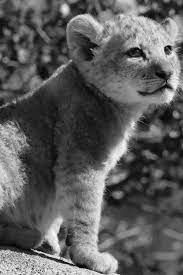
#> input picture visao-computacional/aula02/media-mediana/lion.png, 183 x 275 px
$ python media-py.py
#> lines starting #> are read from the running program, lines starting #| are printed output that depends on the picture
#media-py.py 2024
import cv2
import numpy as np

def mediamov(a):
  b=np.empty(a.shape)
  for l in range(a.shape[0]):
    for c in range(a.shape[1]):
      soma=0
      for l2 in range(-1,2):
        for c2 in range(-1,2):
          l3=l+l2; c3=c+c2;
          if l3<0: l3=-l3;
          if a.shape[0]<=l3: l3=a.shape[0]-(l3-a.shape[0]+2);
          if c3<0: c3=-c3;
          if a.shape[1]<=c3: c3=a.shape[1]-(c3-a.shape[1]+2);
          soma = soma+a[l3,c3]
      b[l,c]=round(soma/9)
  return b

a=cv2.imread("lion.png",0)
#> a is the input picture: shape (275, 183); min 0, max 254, mean 92.1
b=mediamov(a)
#> after the loop in mediamov, `for l in range(a.shape[0]):`:
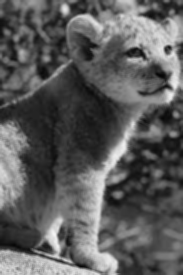
#> b: shape (275, 183) float64; min 5, max 244, mean 92
cv2.imwrite("media-py.png",b)
